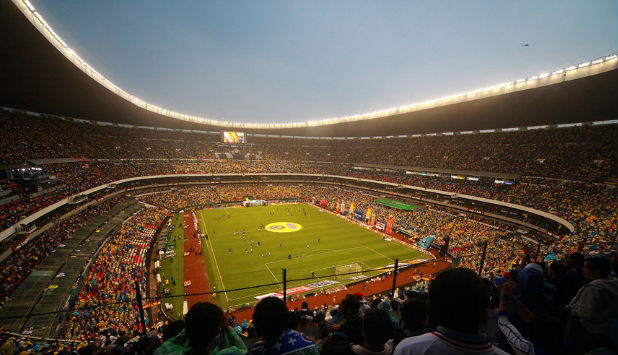
%> input picture codigo/EstadioAzteca.jpg, 618 x 355 px
$ octave E_azteca.m   (GNU Octave 9; MATLAB toolbox functions it lacks are replaced by stand-ins)
%> lines starting %> are read from the running program, lines starting %| are printed output that depends on the picture
### codigo/pgrpca_2.m
function [L, S, numIter] = pgrpca_2(M)

% Parametros
% M - m x n imagen en matriz
%
% Parametros intrinsecos del algoritmo
% tol - tolerancia para parar el algoritmo
% maxIter - numero maximo de iteraciones
% mu - parametro de relajacion
%lambda - peso
%
% Salida:
% [L, S] - estimadores de la matriz de rango bajo y de la parte
% del error, respectivamente
% numIter - numero de iteraciones necesarias para que el metodo convergiera
%
%
% Referencias
% [1] "Robust Principal Component Analysis: Exact Recovery of Corrupted
% Low-Rank Matrices via Convex Optimization", J. Wright et al., preprint 2009.
%
% [2] "Robust Principal Component Analysis", Maximilian Balandat, Walid
% Krichene, Chi Pang Lam, Ka Kit Lam, pp. 54-58, 2012.
%
% [3] "An Accelerated Proximal Gradient Algorithm for Nuclear Norm Regularized Least Squares problems", K.-C. Toh and S. Yun, preprint 2009.
%
% Copyright: Perception and Decision Laboratory
%			University of Illinois, Urbana-Champaign

%% Inicializacion de variables
maxIter = 1000 ;
[m,n] = size(M) ;
tol = 10^(-7);
lambda = m^(-0.5); % lambda recomendada en [1]

t1 = 1;
t0 = 1;

L0 = zeros(m,n) ; S0 = zeros(m,n) ; % X^{k-1} = (A^{k-1},E^{k-1})
L1 = zeros(m,n) ; S1 = zeros(m,n) ; % X^{k} = (A^{k},E^{k})

mu_0 = norm(M);
mu_k = 0.99*mu_0 ; % recomendaci髇 obtenida en [1]
mu_bar = 1e-9 * mu_0 ; % recomendaci髇 obtenida en [1]

converge = 0 ;
numIter = 0 ;

%% Inicio del algoritmo

while ~converge
    Y_K_L = L1 + ((t0 - 1)/t1)*(L1-L0);
    Y_k_S = S1 + ((t0 - 1)/t1)*(S1-S0) ;


    G_k_L = Y_K_L - (1/2)*(Y_K_L + Y_k_S - M) ;
    [U,S,V] = svd(G_k_L,'econ') ;
    diagS = diag(S) ;
    L_next = U * diag(pos(diagS-mu_k/2)) * V';

    G_k_S = Y_k_S - (1/2)*(Y_K_L + Y_k_S - M) ;
    S_next = sign(G_k_S).* pos( abs(G_k_S) - lambda*mu_k/2 ); % Paso thresholding "soft" obtenido en [1]

    t1_next = 0.5*(1+sqrt(1+4*t1^2));

    L_salida = Y_K_L-L_next + S_next - Y_k_S;
    S_salida = Y_k_S-S_next + L_next - Y_K_L;

    criterio_salida = norm([L_salida,S_salida],'fro')/(2*max(1,norm([L_next,S_next],'fro'))); % recomendacion obtenida en [1]

    % Evaluacion para convergencia del metodo
    if criterio_salida <= tol || numIter >= maxIter
        converge = 1 ;
    end

    % Actualizacion de variables
    mu_k = max(0.9*mu_k,mu_bar);
    t0 = t1;
    t1 = t1_next;
    L0 = L1 ; S0 = S1 ;
    L1 = L_next ; S1 = S_next ;

    numIter = numIter + 1 ;
end

L = L1 ;
S = S1 ;

end

### codigo/E_azteca.m
clear all; clc; close all;

M = imread('EstadioAzteca.jpg');
%> M is the input picture: size 355x618x3 uint8; mean R, G, B 95.6, 86.8, 71.7
M=im2double(M);
%> M: size 355x618x3 double
M = im2double(M,'indexed');
red= M(:, :, 1);
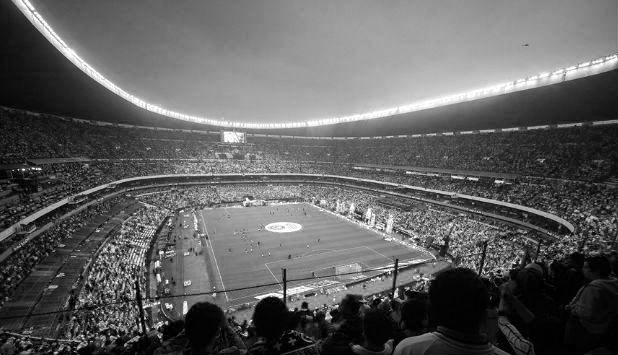
%> red: size 355x618 double; min 0, max 1, mean 0.375
green = M(:, :, 2);
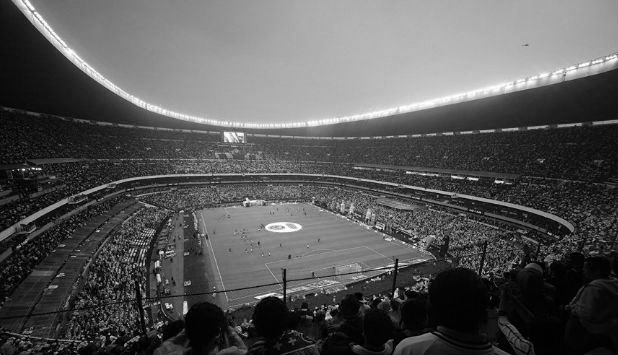
%> green: size 355x618 double; min 0, max 1, mean 0.34
blue = M(:, :, 3);
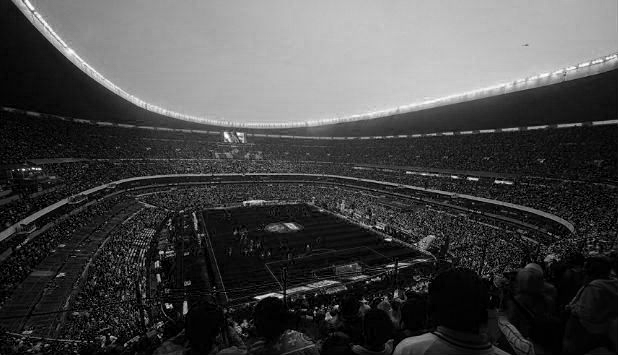
%> blue: size 355x618 double; min 0, max 1, mean 0.281


[Red_L,Red_S,numIter_r] = pgrpca_2(red);
%> in pgrpca_2, `mu_0 = norm(M);`: mu_0 = 195.2
%> in pgrpca_2, `mu_k = 0.99*mu_0 ;`: mu_k = 193.3
%> in pgrpca_2, `mu_bar = 1e-9 * mu_0 ;`: mu_bar = 1.95e-07
%> the loop in pgrpca_2, `while ~converge` made 1 pass
%> pass 1, in pgrpca_2, `G_k_L = Y_K_L - (1/2)*(Y_K_L + Y_k_S - M) ;`:
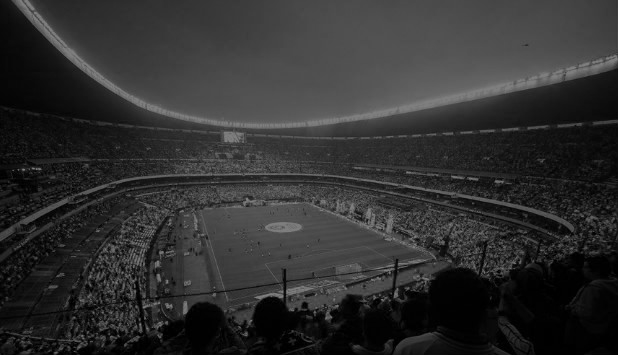
%> G_k_L: size 355x618 double; min 0, max 0.5, mean 0.187
%> the run ends on the next line
